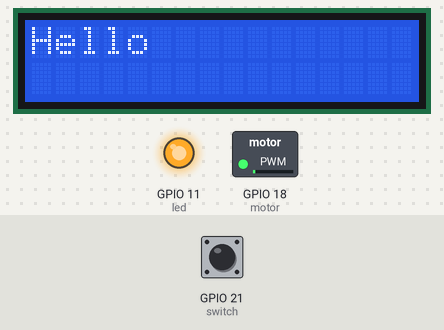
The program below on a simulated Raspberry Pi (BCM pin numbers), started with the arguments Hello Hello 3 Hello. On the bench: 16×2 character LCD, switched loads named in the program (green lamp = pin HIGH), output pins drawn as LEDs (lit = HIGH). The test bench sets the inputs (shaded band); at power-on: GPIO 21 (switch) LOW. Web requests get an empty 200 reply after 0.4 s; library files of the repository ran but are not shown: I2C_LCD_driver.py; what the program prints to the terminal is not drawn. At 2.2 s the program stops and its outputs stay as they are.

Above: at 1.05 s.
At 1.6 s:
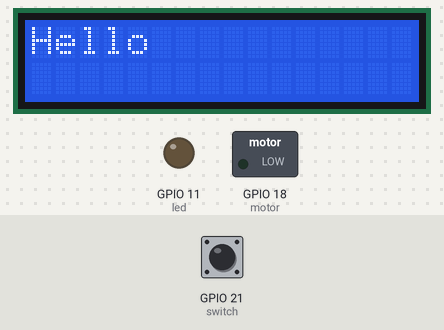
Timing chart, 0 to 3.1 s (numbered marks = the images above):
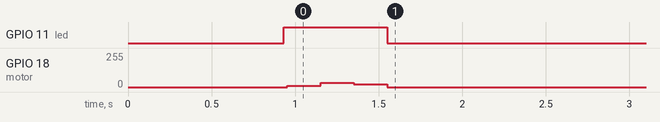

The program:

LCD.py
```python
import I2C_LCD_driver
import RPi.GPIO as GPIO
from time import *
import sys
import requests
import os


name=["dollId","notificationId","notiDetailId","time","is_done"]
url='http://a5b7bc3f.ngrok.io/rasp'
params={'dollId':'2',
'notificationId':'0',
 'notiDetailId':'0',
 'time':'',
 'is_done':'0'}

mylcd = I2C_LCD_driver.lcd()
switch = 21
switch1 = 23
led = 11
motor = 18

GPIO.setmode(GPIO.BCM)
GPIO.setup(switch, GPIO.IN, pull_up_down=GPIO.PUD_DOWN)
GPIO.setup(switch1, GPIO.IN, pull_up_down=GPIO.PUD_DOWN)
GPIO.setup(led, GPIO.OUT)
GPIO.setup(motor, GPIO.OUT)
GPIO.output(led, 0)


for i in range(1,4):
    params[name[i]]=str(sys.argv[i])

print(params)
#os.system('python /home/pi/Device/servo_test.py')

try:
    GPIO.output(led, 0)
    sleep(0.5)

    c = 0
    p = GPIO.PWM(motor, 50)
    p.start(0)
    mylcd.lcd_clear()
    sleep(0.2)

    while 1:
        GPIO.output(led, 1)
        mylcd.lcd_display_string(sys.argv[4], 1)
        p.ChangeDutyCycle(3)
        sleep(0.2)
        p.ChangeDutyCycle(12)
        sleep(0.2)
        p.ChangeDutyCycle(7.5)
        sleep(0.2)
        c = c + 0.2
        if c >= 10:
            p.stop()
            if GPIO.input(21) == 1:
                GPIO.output(led, 0)
                sleep(0.2)
                if GPIO.input(led) == 0:
                    GPIO.output(led, 1)
                    params['is_done']=str(0)
                    response=requests.post(url=url,json=params)
                    #print(response.json())
                    message=sys.argv[3]+' '+sys.argv[4]+' '
                    os.system('sudo /home/pi/Device/msgq_send {}'.format(message))
                    print(message)
                    exit(1)
            break
        if GPIO.input(21) == 0:
            p.stop()
            GPIO.output(led, 0)
            sleep(0.2)
            if GPIO.input(led) == 0:
                params['is_done']=str(1)
                response=requests.post(url=url,json=params)
                break
except KeyboardInterrupt:
    mylcd.lcd_clear()
    GPIO.cleanup()
```

Measured:
- by itself, GPIO 11 (led): LOW → HIGH at 0.93 s, → LOW 0.62 s later
- by itself, GPIO 18 (motor): 0/255 → 8/255 at 0.95 s, → 31/255 0.20 s later, → 19/255 0.20 s later, → 0/255 0.20 s later
